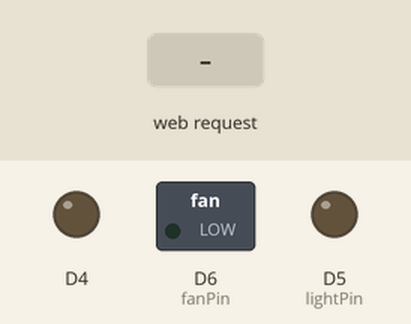
Simulated run of this sketch. Board: ESP8266 (NodeMCU). Parts: switched loads named in the sketch (green lamp = pin HIGH), output pins drawn as LEDs (lit = HIGH). Inputs (shaded band) come from the test bench. WiFi joins after 1.5 s; servers stay silent unless stated; what the sketch prints to the serial monitor is not drawn.

Above: at 2.7 s.
2.8 s: HTTP request GET /light?state=on received
At 3.3 s:
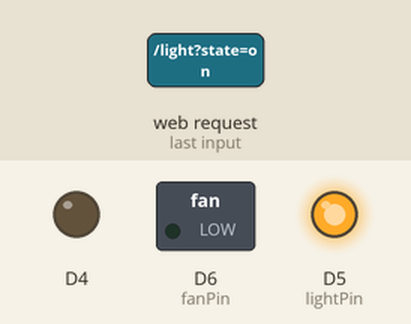
4.3 s: HTTP request GET /fan?speed=120 received
At 5.5 s:
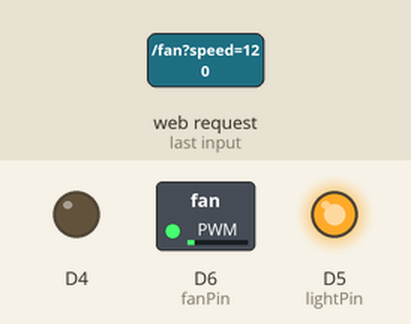
5.8 s: HTTP request GET /light?state=off received
At 6.8 s:
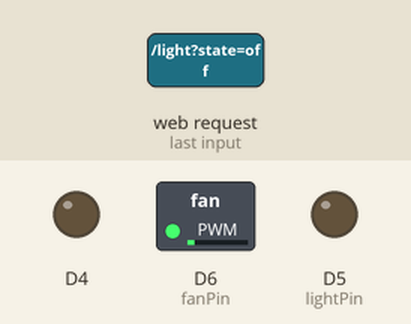
Timing chart, 0 to 8.8 s (numbered marks = the images above; inputs shaded):
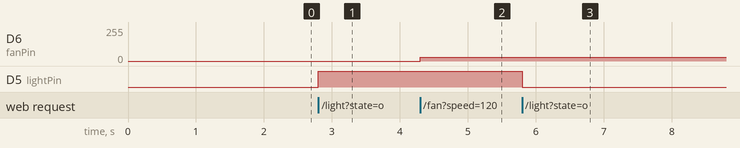

Measured:
- after the input at 2.8 s, D5 (lightPin): LOW → HIGH at once
- after the input at 4.3 s, D6 (fanPin): 0/255 → 29/255 at once
- after the input at 5.8 s, D5 (lightPin): HIGH → LOW at once

The sketch:

sketch_nov26a.ino
```cpp
#include <ESP8266WiFi.h>
#include <ESP8266WebServer.h>

const char* ssid = "Galaxy A15 5G";
const char* password = "Abcd1234";

// Pins
const int lightPin = D5;   // Pin for light
const int fanPin = D6;     // Pin for fan (PWM)

// Web Server
ESP8266WebServer server(80);

// Variable to store the current state
bool isLightOn = false;
int fanSpeed = 0; // 0 means off, values from 1-1023 for speed

void setup() {
  Serial.begin(115200);
  pinMode(D4, OUTPUT);
  pinMode(lightPin, OUTPUT);
  pinMode(fanPin, OUTPUT);
  digitalWrite(lightPin, LOW);
  analogWrite(fanPin, 0); // Set fan to 0 speed initially

  // Connect to WiFi
  WiFi.begin(ssid, password);
  while (WiFi.status() != WL_CONNECTED) {
    delay(500);
    Serial.print(".");
  }
  Serial.println("");
  Serial.println("WiFi connected");
  Serial.println(WiFi.localIP());
  digitalWrite(D4, LOW);

  // Light control endpoint
  server.on("/light", HTTP_GET, []() {
    String state = server.arg("state"); // Get the 'state' argument
    server.sendHeader("Access-Control-Allow-Origin", "*"); // Add CORS headers
    server.sendHeader("Access-Control-Allow-Methods", "GET"); // Allow GET method

    if (state == "on") {
      digitalWrite(lightPin, HIGH);
      isLightOn = true; // Update light status
      server.send(200, "text/plain", "Light turned ON");
    } else if (state == "off") {
      digitalWrite(lightPin, LOW);
      isLightOn = false; // Update light status
      server.send(200, "text/plain", "Light turned OFF");
    } else {
      server.send(400, "text/plain", "Invalid state. Use 'on' or 'off'.");
    }
  });

  // Fan control endpoint
  server.on("/fan", HTTP_GET, []() {
    String speed = server.arg("speed"); // Get the 'speed' argument
    server.sendHeader("Access-Control-Allow-Origin", "*"); // Add CORS headers
    server.sendHeader("Access-Control-Allow-Methods", "GET"); // Allow GET method
    if (speed.length() > 0) {
      int pwmValue = speed.toInt();
      if (pwmValue >= 0 && pwmValue <= 1023) {
        analogWrite(fanPin, pwmValue);
        fanSpeed = pwmValue; // Update fan speed status
        server.send(200, "text/plain", "Fan speed set to " + speed);
      } else {
        server.send(400, "text/plain", "Invalid speed. Use values between 0 and 1023.");
      }
    } else {
      server.send(400, "text/plain", "Missing 'speed' parameter.");
    }
  });

  // Light status endpoint
  server.on("/status/light", HTTP_GET, []() {
    server.sendHeader("Access-Control-Allow-Origin", "*");
    server.sendHeader("Access-Control-Allow-Methods", "GET");

    if (isLightOn) {
      server.send(200, "text/plain", "Light is ON");
    } else {
      server.send(200, "text/plain", "Light is OFF");
    }
  });

  // Fan status endpoint
  server.on("/status/fan", HTTP_GET, []() {
    server.sendHeader("Access-Control-Allow-Origin", "*");
    server.sendHeader("Access-Control-Allow-Methods", "GET");

    if (fanSpeed == 0) {
      server.send(200, "text/plain", "Fan is OFF");
    } else {
      server.send(200, "text/plain", "Fan is ON with speed " + String(fanSpeed));
    }
  });

  server.begin();
}

void loop() {
  server.handleClient();
}
```
